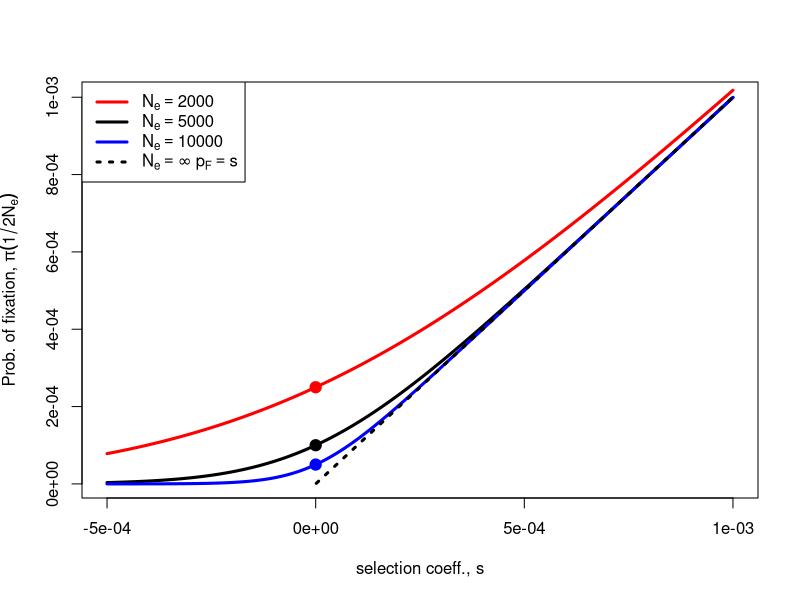
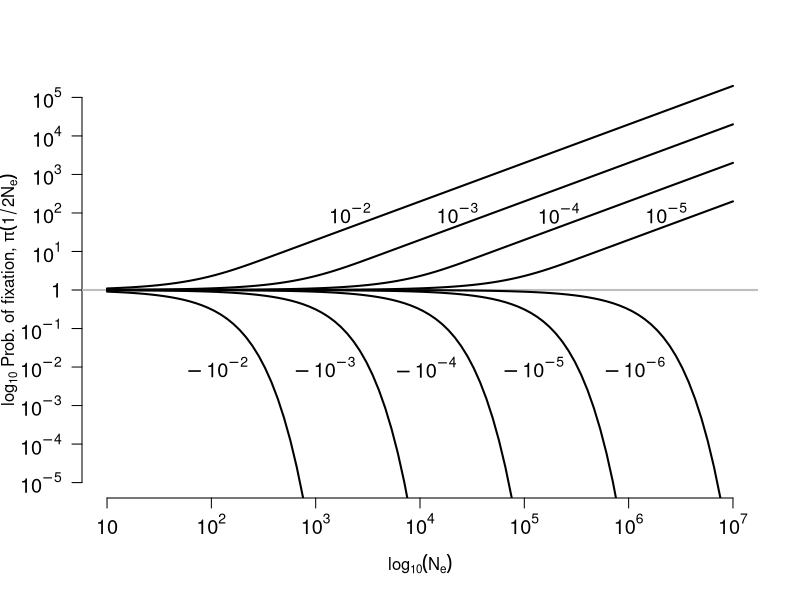

Reproduce these figures in R, in order.
N<-5e3
s<-seq(-0.5e-3,1e-3,length=1000)
prob.fix<-(1-exp(-s))/(1-exp(-2*N*s))

plot(s,prob.fix,type="l",lwd=3,xlab="selection coeff., s",ylab=expression(paste("Prob. of fixation, ",pi( 1/ 2*N[e]))))
points(0,1/(2*N),pch=19,cex=1.5,cex.axis=1.2,cex.lab=1.4)

N<-2e3
prob.fix<-(1-exp(-s))/(1-exp(-2*N*s))

lines(s,prob.fix,type="l",lwd=3,col="red")
points(0,1/(2*N),pch=19,cex=1.5,col="red")
N<-10e3
prob.fix<-(1-exp(-s))/(1-exp(-2*N*s))

lines(s,prob.fix,type="l",lwd=3,col="blue")
points(0,1/(2*N),pch=19,cex=1.5,col="blue")
lines(s[s>0],s[s>0],lty=3,lwd=3)
legend(x="topleft", legend=c(expression(N[e] == 2000),expression(N[e] == 5000),expression(N[e] == 10000),expression(N[e]==infinity ~p[F]==s)),col=c("red","black","blue","black"),lwd=3,lty=c(rep(1,3),3))
dev.copy2pdf(file="~/Dropbox/Courses/Popgen_teaching_Notes/figures/prob_fix_diffusion.pdf")

my.s<-c(-1e-6,-1e-5,-1e-4,-1e-3,-1e-2)
my.s<-c(my.s,-rev(my.s[-1]))
N<-10^seq(1,7,length=100)
plot(x=range(N),c(1e-5,1e5),log="xy",ylab=expression(paste(log[10]," Prob. of fixation, ",pi( 1/ 2*N[e]))),xlab=expression(paste(log[10](N[e])) ),type="n",axes=FALSE)
axis(1,at=10^(1:7),label=expression(10,10^2,10^3,10^4,10^5,10^6,10^7),cex.axis=1.2)
axis(2,at=10^(c(-(5:1),0,1:5)),label=expression(10^{-5},10^{-4},10^{-3},10^{-2},10^{-1},1,10^{1},10^{2},10^{3},10^{4},10^{5}),cex.axis=1.2,las=2) #,1:5
my.s.expression<-expression(-10^{-6},-10^{-5},-10^{-4},-10^{-3},-10^{-2},10^{-2},10^{-3},10^{-4},10^{-5})
abline(h=1,col="grey",lwd=2)
for(i in 1:length(my.s)){
	s=my.s[i]
	prob.fix<-(1-exp(-s))/(1-exp(-2*N*s))
	lines(N,prob.fix/(1/(2*N)),lwd=2)
	if(s<0){ text(N[max(which((prob.fix/(1/(2*N))) > 0.01))]/2.5,y=0.01,my.s.expression[i],cex=1.2)
	}else{
		text(N[min(which((prob.fix/(1/(2*N))) > 100))]/2.5,y=100,my.s.expression[i],cex=1.2)
	}
}
dev.copy2pdf(file="~/Dropbox/Courses/Popgen_teaching_Notes/figures/prob_fix_diffusion_var_N.pdf")